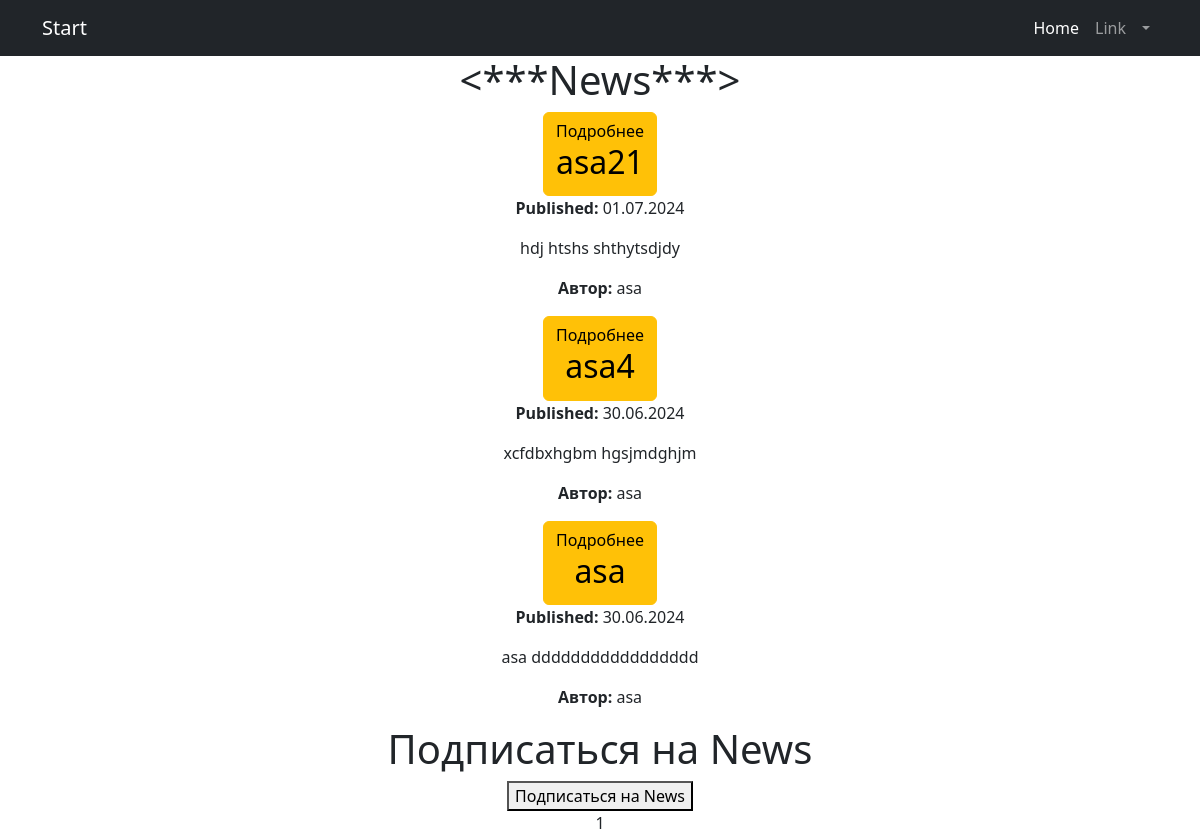
The app's page /news/ (signed in), older data.
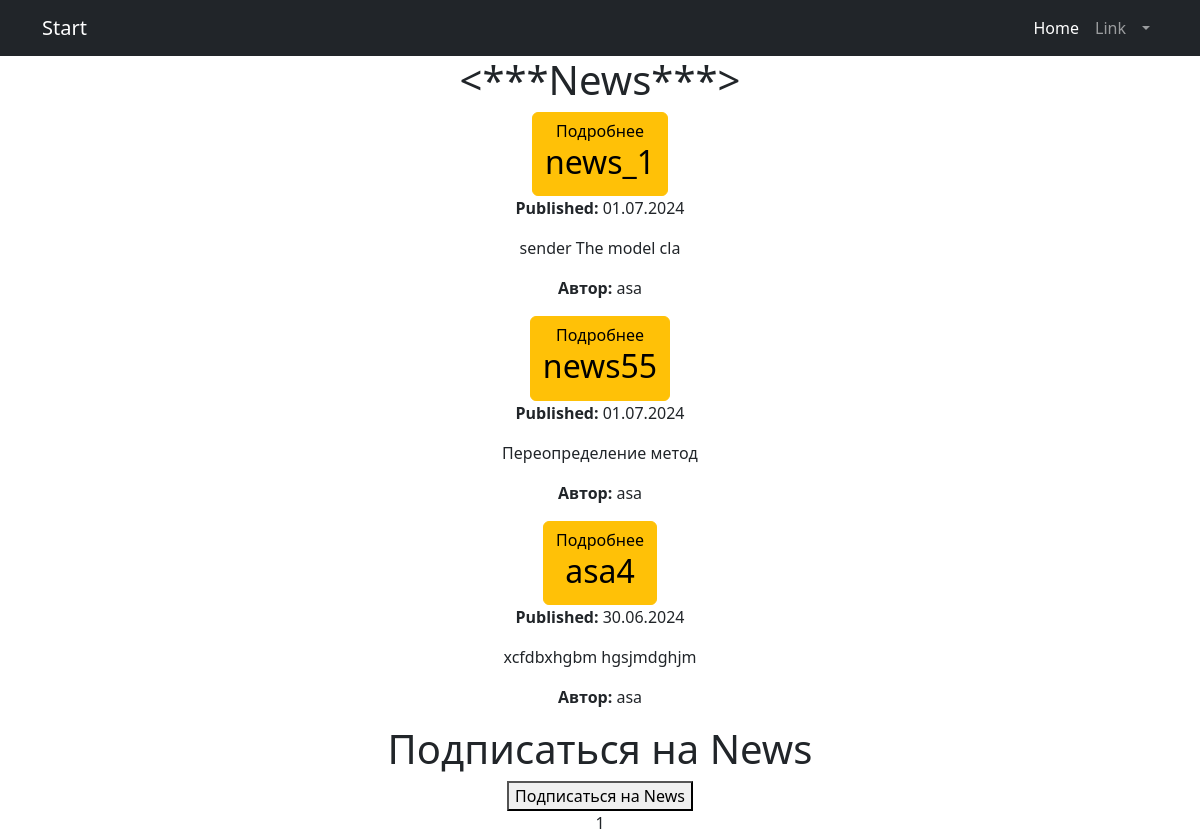
The same page, newer data.
### news/models.py (models this page shows, shortened)
class Post(models.Model):
    author = models.ForeignKey('Author', on_delete=models.CASCADE, blank=True)
    POST_TYPES = (
        ('article', 'Article'),
        ('news', 'News'),
    )
    post_type = models.CharField(max_length=10, choices=POST_TYPES)
    created_at = models.DateTimeField(auto_now_add=True)
    categories = models.ManyToManyField('Category', through='PostCategory')
    title = models.CharField(max_length=255)
    content = models.TextField()
    rating = models.IntegerField(default=0)
    authorname = models.CharField(max_length=255,)
    subscribers = models.ManyToManyField(User, related_name='subscribed_categories', blank=True)

class Author(models.Model):
    user = models.OneToOneField(User, on_delete=models.CASCADE)
    rating = models.IntegerField(default=0)
    def __str__(self):
        return self.user.username

### news/views.py (the view, shortened to what this page needs)
# urls.py: path('news/', views.NewsListView.as_view(), name='news_list'),
@method_decorator(login_required, name='dispatch')
class NewsListView(ListView):
    model = Post
    template_name = 'news_list.html'
    queryset = Post.objects.filter(post_type='news').order_by('-created_at')
    context_object_name = 'posts'
    paginate_by = 10
    def get_context_data(self, **kwargs):
        context = super().get_context_data(**kwargs)
        context['filter'] = PostFilter(self.request.GET, queryset=self.get_queryset())
        return context

### news/templatetags/censor.py (called while the page is built)
@register.filter(name='censor')
def censor(value):
    banned_words = ['badword', 'badword1', 'badword2']
    for word in banned_words:
        if isinstance(word, str):
            value = value.replace(word[1:], '*' * len(word[1:]))
    return value

### news/templates/news_list.html (shortened to what this page needs)
{% extends 'flatpages/default.html' %}
{% load censor %}
{% block content %}
<h1><***News***></h1>
{% for post in posts %}
<a href="{% url 'news_full_detail' id=post.id %}" class="btn btn-warning">Подробнее
    <h2>{{ post.title|censor }}</h2>
</a>
<p><strong>Published:</strong> {{ post.created_at|date:"d.m.Y" }}</p>
<p>{{ post.content|slice:":21"|censor }}</p>
<p><strong>Автор:</strong> {{ post.author }}</p>
{% endfor %}
<h1>Подписаться на News</h1>
<form method="post" action="{% url 'subscribe_news' %}">
    <button type="submit">Подписаться на News</button>
</form>
{{ page_obj.number }}
{% endblock content %}

Row changes from the older to the newer data that the page shows:
removed Post: title|censor "asa21", created_at "01.07.2024", content|censor "hdj htshs shthytsdjdy", author "asa"
removed Post: title|censor "asa", created_at "30.06.2024", content|censor "asa ddddddddddddddddd", author "asa"
added Post: title|censor "news_1", created_at "01.07.2024", content|censor "sender The model cla", author "asa"
added Post: title|censor "news55", created_at "01.07.2024", content|censor "Переопределение метод", author "asa"
